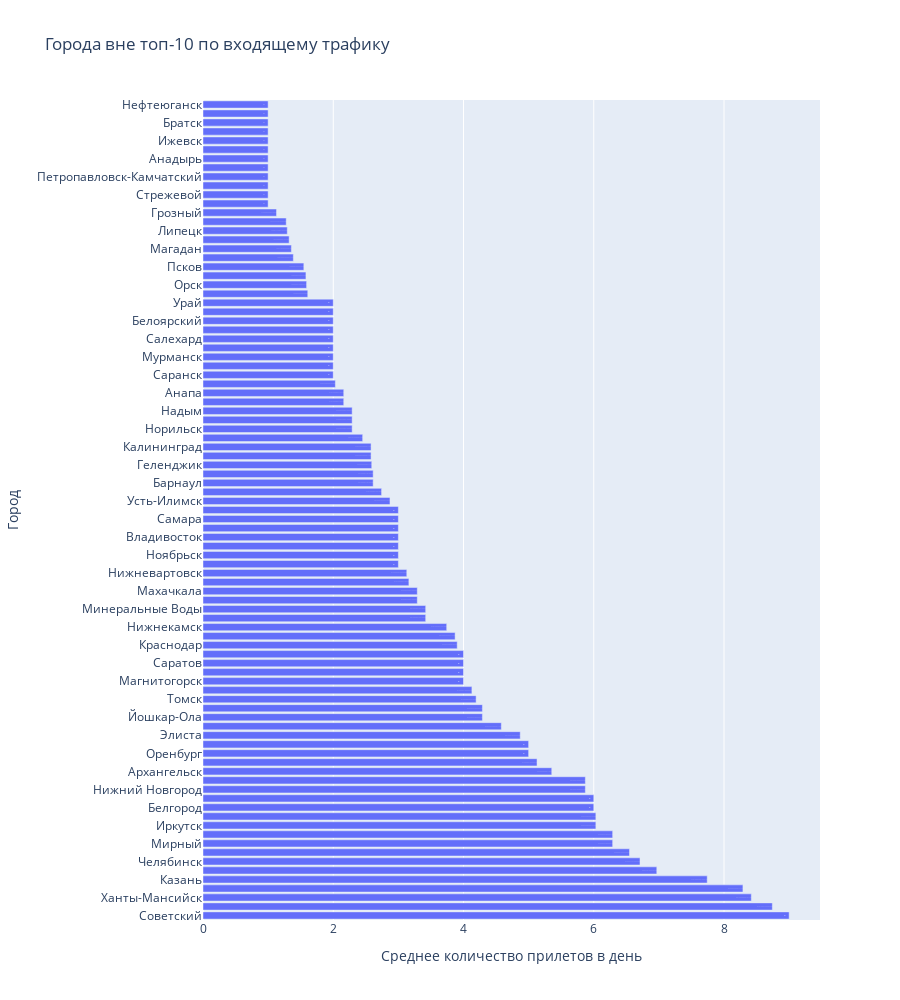

The cell this chart's notebook holds for it:
### Code cell
# Analysis by cities outside the top 10
other_city_sort = other_city.sort_values(by='average_flights', ascending=False)
fig = px.bar(other_city_sort,
            y='city',
            x='average_flights',
            title='Cities outside the top 10 in terms of incoming traffic',
            text='average_flights',
            orientation='h',
            height = 1000,
            labels={'average_flights' : 'Average number of arrivals per day', 'city' : 'Город'})

fig.show()

### Figure 1 — Plotly figure (JSON) as saved in the notebook; plotly's stock layout.template omitted (floating-point values rounded to 4 significant figures)
{"data": [{"alignmentgroup": "True", "hovertemplate": "Среднее количество прилетов в день=%{text}<br>Город=%{y}<extra></extra>", "legendgroup": "", "marker": {"color": "#636efa", "pattern": {"shape": ""}}, "name": "", "offsetgroup": "", "orientation": "h", "showlegend": false, "text": [9, 8.742, 8.419, 8.29, 7.742, 6.968, 6.71, 6.548, 6.29, 6.29, 6.032, 6.032, 6, 6, 5.871, 5.871, 5.355, 5.129, 5, 5, 4.871, 4.581, 4.29, 4.29, 4.194, 4.129, 4, 4, 4, 4, 3.903, 3.871, 3.742, 3.419, 3.419, 3.29, 3.29, 3.161, 3.129, 3, 3, 3, 3, 3, 3, 3, 2.871, 2.742, 2.613, 2.613, 2.591, 2.581, 2.581, 2.452, 2.29, 2.29, 2.29, 2.161, 2.161, 2.032, 2, 2, 2, 2, 2, 2, 2, 2, 2, 1.609, 1.591, 1.581, 1.548, 1.387, 1.357, 1.323, 1.294, 1.278, 1.129, 1, 1, 1, 1, 1, 1, 1, 1, 1, 1, 1, 1], "textposition": "auto", "type": "bar", "x": [9, 8.742, 8.419, 8.29, 7.742, 6.968, 6.71, 6.548, 6.29, 6.29, 6.032, 6.032, 6, 6, 5.871, 5.871, 5.355, 5.129, 5, 5, 4.871, 4.581, 4.29, 4.29, 4.194, 4.129, 4, 4, 4, 4, 3.903, 3.871, 3.742, 3.419, 3.419, 3.29, 3.29, 3.161, 3.129, 3, 3, 3, 3, 3, 3, 3, 2.871, 2.742, 2.613, 2.613, 2.591, 2.581, 2.581, 2.452, 2.29, 2.29, 2.29, 2.161, 2.161, 2.032, 2, 2, 2, 2, 2, 2, 2, 2, 2, 1.609, 1.591, 1.581, 1.548, 1.387, 1.357, 1.323, 1.294, 1.278, 1.129, 1, 1, 1, 1, 1, 1, 1, 1, 1, 1, 1, 1], "xaxis": "x", "y": ["Советский", "Сургут", "Ханты-Мансийск", "Новый Уренгой", "Казань", "Тюмень", "Челябинск", "Хабаровск", "Мирный", "Уфа", "Иркутск", "Новокузнецк", "Белгород", "Киров", "Нижний Новгород", "Петрозаводск", "Архангельск", "Волгоград", "Оренбург", "Чебоксары", "Элиста", "Воркута", "Йошкар-Ола", "Южно-Сахалинск", "Томск", "Сыктывкар", "Магнитогорск", "Пенза", "Саратов", "Тамбов", "Краснодар", "Абакан", "Нижнекамск", "Курган", "Минеральные Воды", "Омск", "Махачкала", "Когалым", "Нижневартовск", "Ухта", "Ноябрьск", "Бугульма", "Владивосток", "Нальчик", "Самара", "Удачный", "Усть-Илимск", "Якутск", "Барнаул", "Нарьян-Мар", "Геленджик", "Нерюнгри", "Калининград", "Астрахань", "Норильск", "Курск", "Надым", "Череповец", "Анапа", "Калуга", "Саранск", "Ставрополь", "Мурманск", "Воронеж", "Салехард", "Владикавказ", "Белоярский", "Кемерово", "Урай", "Улан-Удэ", "Орск", "Чита", "Псков", "Горно-Алтайск", "Магадан", "Ярославль", "Липецк", "Кызыл", "Грозный", "Усинск", "Стрежевой", "Усть-Кут", "Петропавловск-Камчатский", "Нягань", "Анадырь", "Комсомольск-на-Амуре", "Ижевск", "Иваново", "Братск", "Благовещенск", "Нефтеюганск"], "yaxis": "y"}], "layout": {"barmode": "relative", "height": 1000, "legend": {"tracegroupgap": 0}, "title": {"text": "Города вне топ-10 по входящему трафику"}, "xaxis": {"anchor": "y", "domain": [0, 1], "title": {"text": "Среднее количество прилетов в день"}}, "yaxis": {"anchor": "x", "domain": [0, 1], "title": {"text": "Город"}}}}
